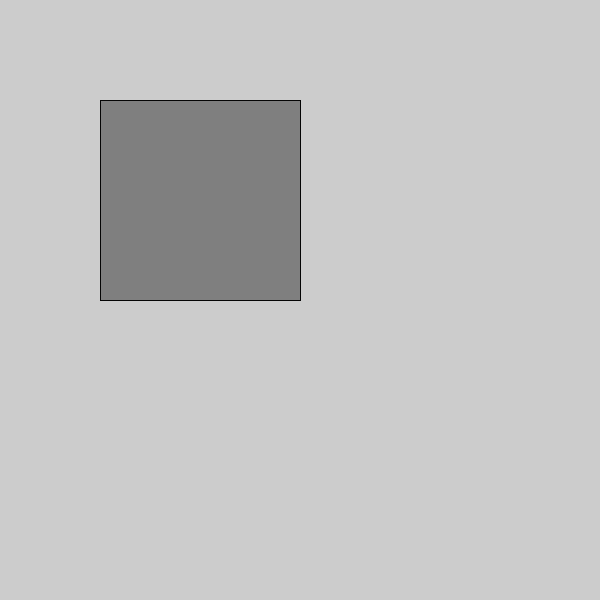
Frame 1 (no input)
Frame 60 (the mouse pressed at the canvas centre just before this capture): identical to frame 1, image omitted
Frame 120 (the mouse held since frame 60 and released just before this capture): identical to frame 1, image omitted

The Processing sketch that drew this single still picture (run headless with seeded random() and noise(); from frame 60 on, the mouse is pressed at the canvas centre):

// Processing sketch: ISoG2a
// ── ISoG2a.pde
/* boxes of shifting greys */

void setup() {
  size(600, 600);
  stroke(5); // thickness of border
  fill(127);
}

void draw() {
  /* draw boxes, overlap them, & cycle through greys inside each */
  rect(100, 100, 200, 200); // BOXES!
}
